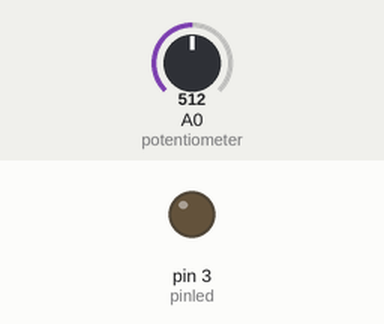
Recording of a sketch running on a simulated Arduino Uno, built with avr-gcc and run on an emulated ATmega328P. Parts: output pins drawn as LEDs (lit = HIGH). Inputs (shaded band) come from the test bench; at power-on: A0 (potentiometer) = 512. What the sketch prints to the serial monitor is not drawn.

Above: at 1.2 s.
1.3 s: A0 (potentiometer) set to 716
At 1.8 s:
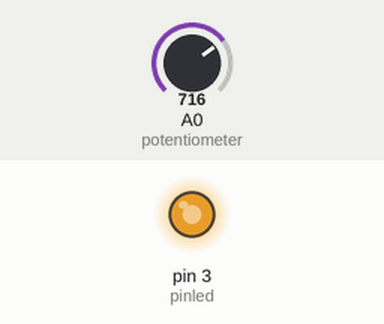
2.8 s: A0 (potentiometer) set to 755
At 4.0 s:
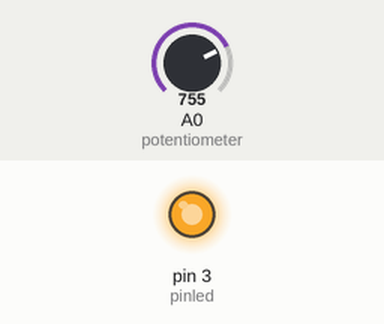
4.3 s: A0 (potentiometer) set to 768
At 5.2 s:
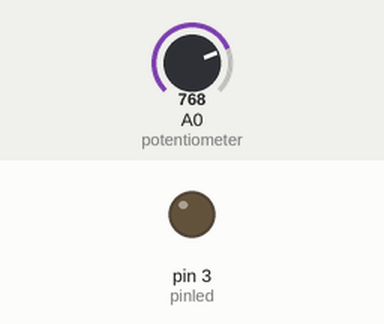
5.8 s: A0 (potentiometer) set to 900
At 6.3 s:
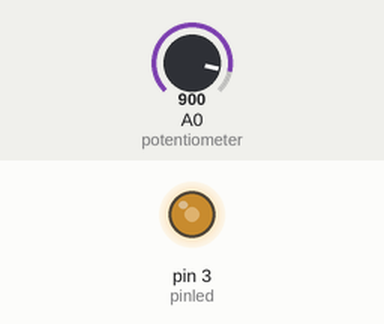
7.3 s: A0 (potentiometer) set to 306
At 8.5 s:
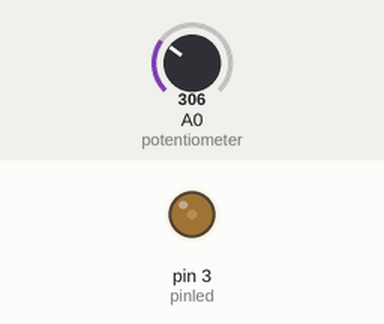
8.8 s: A0 (potentiometer) set to 0
At 9.8 s:
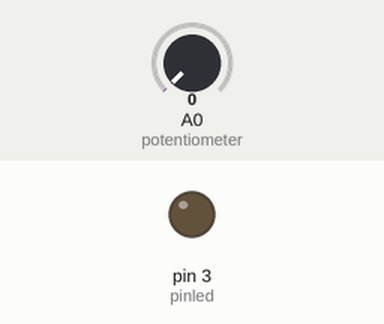
Timing chart, 0 to 11.3 s (numbered marks = the images above; inputs shaded):
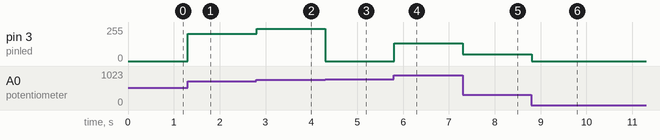

The sketch:

Jibril_RPL_potentiometer.ino
```cpp
int potentiometer = A0;
int pinled = 3;

void setup(){
  pinMode(potentiometer, INPUT);
  pinMode(pinled, OUTPUT);
  Serial.begin(9600);

}

void loop(){
  byte result = analogRead(potentiometer);
  Serial.println(result);
  analogWrite(pinled, result);
}
```

Measured:
- the behaviour switches between 767 and 768 on A0 (potentiometer) (found by bisection; images 2 and 3)
- after the input at 1.3 s, pin 3 (pinled): 0/255 → 204/255 at once
- after the input at 2.8 s, pin 3 (pinled): 204/255 → 243/255 at once
- after the input at 4.3 s, pin 3 (pinled): 243/255 → 0/255 at once
- after the input at 5.8 s, pin 3 (pinled): 0/255 → 132/255 at once
- after the input at 7.3 s, pin 3 (pinled): 132/255 → 50/255 at once
- after the input at 8.8 s, pin 3 (pinled): 50/255 → 0/255 at once
